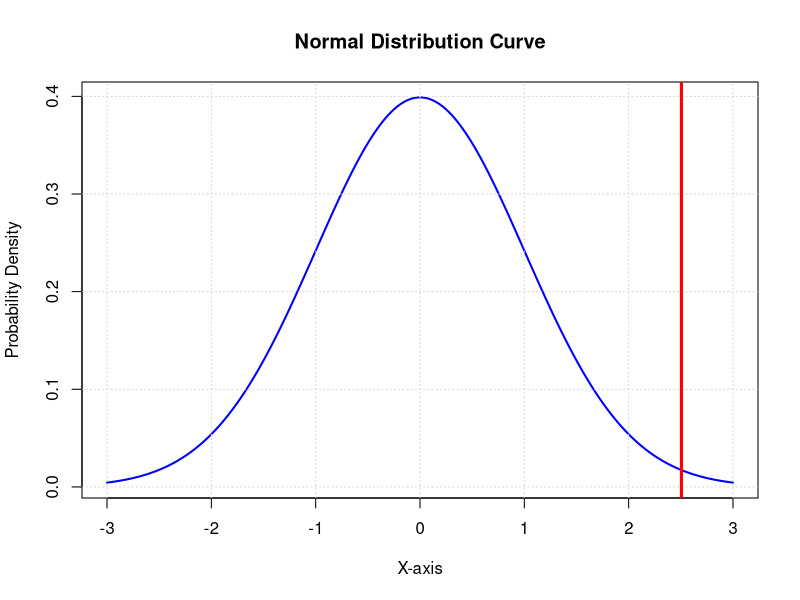

Here is the R script that generated this plot:

# Generate data for the normal distribution
mean <- 0
std_dev <- 1
upper<-mean+3*std_dev
lower<-mean-3*std_dev
upperc<-mean+1.96*std_dev
lowerc<-mean-1.96*std_dev
x <- seq(lower, upper, length.out = 1000)
y <- dnorm(x, mean, std_dev)

# Plot the normal distribution curve
plot(x, y, type = "l", col = "blue", lwd = 2,
     xlab = "X-axis", ylab = "Probability Density",
     main = "Normal Distribution Curve")
grid()

sm<-rnorm(1,mean=mean,sd=std_dev)
if(lowerc<sm && sm<upperc){abline(v = sm, col = "green", lwd = 3)
  } else {abline(v = sm, col = "red", lwd = 3)}
